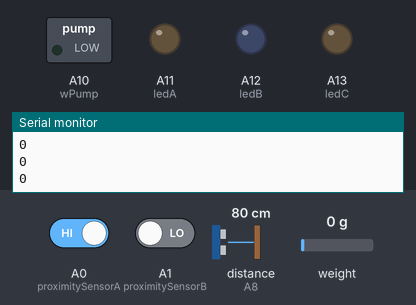
Bench run of a sketch on a simulated Arduino Mega 2560, built with avr-gcc and run on an emulated ATmega2560. On the bench: switched loads named in the sketch (green lamp = pin HIGH), output pins drawn as LEDs (lit = HIGH), the last lines printed to the serial monitor. Wiring (inferred from the names in the program): ultrasonic range finder: trigger A9; echo A8. The inputs (shaded band) are chosen by the test bench; at power-on: A0 (proximitySensorA) HIGH, A1 (proximitySensorB) LOW, weight on the scale 0 g, distance to the obstacle (sensor on A8) 80 cm. The echo pulse lasts 58.3 µs per cm; pins used as bus, display or sensor lines are not drawn.

Above: at 3.2 s.
3.3 s: A0 (proximitySensorA) driven LOW
At 4.5 s:
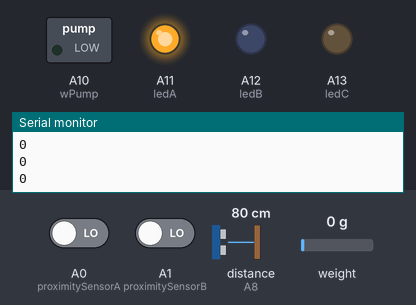
4.8 s: A1 (proximitySensorB) driven HIGH
At 6.0 s:
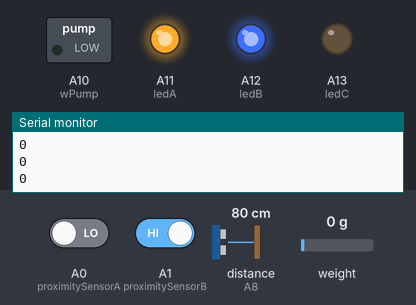
6.4 s: weight on the scale set to 332 g
7.9 s: weight on the scale set to 400 g
At 8.6 s:
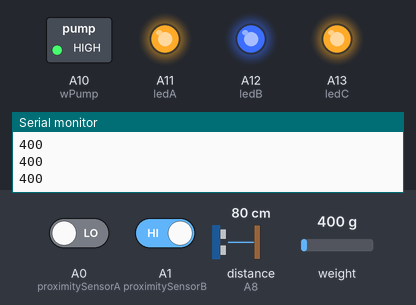
9.4 s: A0 (proximitySensorA) driven HIGH
At 9.8 s:
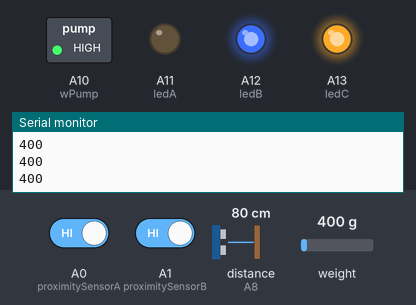
11.0 s: A1 (proximitySensorB) driven LOW
At 12.3 s:
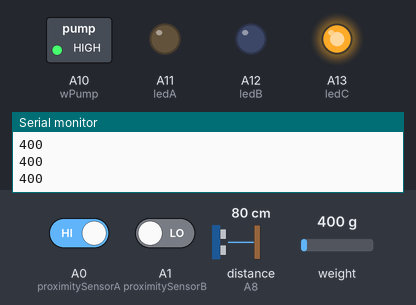
Timing chart, 0 to 15.0 s (numbered marks = the images above; inputs shaded):
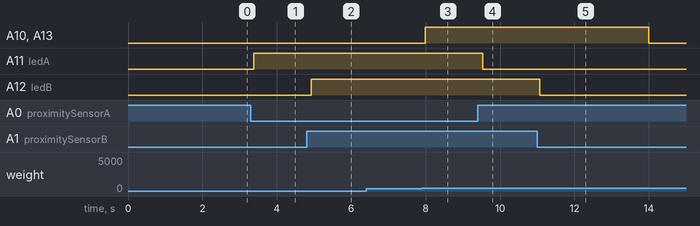

Measured:
- the behaviour switches between 360 and 361 g on weight on the scale (found by bisection; images 2 and 3)
- after the input at 3.3 s, A11 (ledA): LOW → HIGH after 0.09 s
- after the input at 4.8 s, A12 (ledB): LOW → HIGH after 0.12 s
- after the input at 7.9 s, A10 (wPump), A13 (ledC): LOW → HIGH after 0.09 s
- after the input at 9.4 s, A11 (ledA): HIGH → LOW after 0.13 s
- after the input at 11.0 s, A12 (ledB): HIGH → LOW after 0.07 s

The sketch:

mega2560.ino
```cpp
#include "HX711.h" //libreria X711 Arduino Library
#include "Pins.h"


long actualMillis = 0;
int weigtht = 0;
int distance = 0;


//variables para la lectura de peso:
HX711 sWeight;
float calibration = 20280.0; //factor de calibración para el sensor
long zeroFactor = 0;
int weight = 0;


//variables para el medidor de distancia
long duration = 0;

//variables para la conexion
String string_to_send;
long begin_millisC = 0;


//variables para sensores
long begin_millisS = 0;
byte doorA = 0;
byte doorB = 0;

//variable para la bomba
long begin_water_pump = 0;
byte status_water_pump = 0;

void setup() {

  /*
     inicialización de serials y sensores
  */
  pinMode(echoUltraSonic, INPUT);
  pinMode(triggerUltraSonic, OUTPUT);
  pinMode(proximitySensorA, INPUT);
  pinMode(proximitySensorB, INPUT);
  pinMode(ledA, OUTPUT);
  pinMode(ledB, OUTPUT);
  pinMode(ledC, OUTPUT);
  pinMode(wPump, OUTPUT);
  tareW();
  Serial .begin(115200);
  Serial3.begin(115200);
  Serial.println(F(">> ** INICIANDO ARDUINO **"));

}


void read_prox_sensors(){
  //sensor de proximidad
  doorA = !digitalRead(proximitySensorA);
  //sensor de luz
  doorB = digitalRead(proximitySensorB);

  if (doorA>0){
    digitalWrite(ledA, HIGH);
  }else {
    digitalWrite(ledA, LOW);

    }
  if (doorB>0){
    digitalWrite(ledB, HIGH);
  }else {
    digitalWrite(ledB, LOW);
    }
}


void read_weight() {
  weight = abs(sWeight.get_units()) * 1000;
  if (weight<360 && status_water_pump == 1){
    status_water_pump = 0;
    }

}

void read_spray_level() {
  digitalWrite(triggerUltraSonic, LOW);
  delayMicroseconds(2);
  digitalWrite(triggerUltraSonic, HIGH);
  delayMicroseconds(10);
  digitalWrite(triggerUltraSonic, LOW);
  duration = pulseIn(echoUltraSonic, HIGH);
  distance = (duration * 0.034 / 2 ) * 10;

}


void tareW(){
  sWeight.begin(wgtData, wgtClock);
  sWeight.set_scale();
  sWeight.tare();
  sWeight.set_scale(calibration);
  zeroFactor = sWeight.read_average();

  }

// Obtener los valores a enviar a la API
String get_string_to_send() {
  return "peso=" + String(weight) + "&spray=" + String(distance);
}

// Esperar a que el modulo esp8266 realice todas sus operaciones
void wait_module() {
  // Esperar a que el modulo devuelva un mensaje de "continuar"
  char test;
  Serial.println(F(">> Esperando modulo esp8266..."));
  while (1) {
    delay(100);
    if (Serial3.available() > 0) {
      test = Serial3.read();
      Serial.print(test);
      if (test == '#') {
        break;
      }
    }
  }

  Serial.println(F("\n>> Espera finalizada"));
}

void send_serial(){
   Serial.println(F("\n******"));
  Serial.println(F(">> Enviando informacion de los sensores a la API"));

  // Obtener el string que se enviara a la API
  string_to_send = get_string_to_send();

  Serial.print(F(">> Valor a enviar: "));
  Serial.println(string_to_send);

  // Enviar inicio de API
  Serial.println(F(">> Enviando 'arduino'..."));
  Serial3.println(F("arduino"));

  wait_module();

  // Enviar valor a escribir en la API
  Serial.println(F(">> Enviando valor a la API..."));
  Serial3.println(string_to_send);
  Serial.println(string_to_send);

  Serial.println(F(">> Envio finalizado."));
  }

void loop() {
  actualMillis = millis();

  //se actualizan los valores de los sensores a cada 150 ms
  if(  actualMillis - begin_millisS > interval_sensors){
    read_spray_level();
    read_weight();
    read_prox_sensors();
    begin_millisS = millis();
    Serial.println(weight);
  }

  // si el las puertas estan cerradas y hay un peso mayor a 360g se activa el spray
  if (weight> 360 && doorA == true && doorB == true && status_water_pump  == 0){
     begin_water_pump = millis()+ interval_wPump;
   }

   /// ejecuta el inicio de la bomba si esta activa

   if ( begin_water_pump >= actualMillis ) {
      if(digitalRead(wPump) == LOW){
        digitalWrite(wPump,HIGH);
        digitalWrite(ledC, HIGH);
         status_water_pump = 1;
      }
    }else {
      //apaga la bomba al finalizar el intervalo de tiempo
      if(digitalRead(wPump) == HIGH){
        digitalWrite(wPump,LOW);
        digitalWrite(ledC, LOW);
        begin_water_pump = 0;

      }
    }


  //se llama la conexión al módulo cada 15 segundos
  if (actualMillis - begin_millisC > 15000 ){
    send_serial();
    begin_millisC = millis();
  }

}
```

Pins.h
```cpp
//pines analogicos para el sensor ultrasonico
#define echoUltraSonic A8
#define triggerUltraSonic A9

//pines digitales para los sensores de proximidad
#define proximitySensorA A0
#define proximitySensorB A1

//pin digital para la bomba de agua
#define wPump A10

//pies de salida de pines
#define ledA A11
#define ledB A12
#define ledC A13

//pine digitales para el sensor de peso
#define wgtData 24
#define wgtClock 22

//intervalos de tiempo
//tiempo de conexion
#define interval_connection 15000
//tiempo de lectura de sensores de proximidad y de peso
#define interval_sensors 150
//intervalo del uso de la bomba de agua
#define interval_wPump 6000
```
